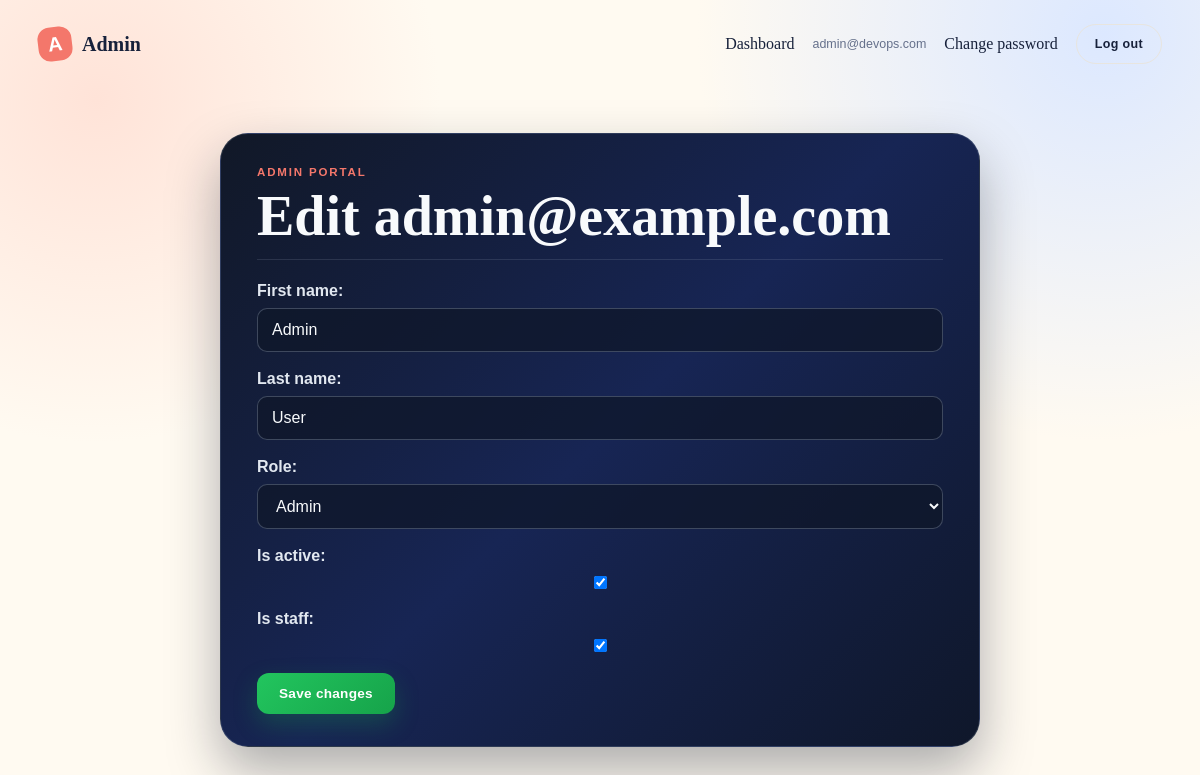
/manage/users/6/edit/ (signed in), run on the app's committed database.
### accounts/models.py (models this page shows, shortened)
class User(AbstractBaseUser, PermissionsMixin):
	class Role(models.TextChoices):
		STUDENT = 'student', 'Student'
		COMPANY = 'company', 'Company'
		OFFICER = 'officer', 'Placement Officer'
		ADMIN = 'admin', 'Admin'
	email = models.EmailField(unique=True)
	first_name = models.CharField(max_length=150)
	last_name = models.CharField(max_length=150, blank=True)
	role = models.CharField(max_length=20, choices=Role.choices, default=Role.STUDENT)
	is_active = models.BooleanField(default=True)
	is_staff = models.BooleanField(default=False)
	date_joined = models.DateTimeField(auto_now_add=True)
	objects = UserManager()
	USERNAME_FIELD = 'email'
	REQUIRED_FIELDS = []

### accounts/views.py (the view)
# urls.py: path('manage/users/<int:user_id>/edit/', views.edit_user_view, name='edit_user'),
@permission_required('users.edit')
def edit_user_view(request, user_id):
	user = get_object_or_404(User, pk=user_id)
	form = UserManagementForm(request.POST or None, instance=user)
	if request.method == 'POST' and form.is_valid():
		form.save()
		messages.success(request, 'User updated successfully.')
		return redirect('admin_users')
	return render(request, 'accounts/edit_user.html', {'form': form, 'managed_user': user})

### accounts/forms.py
class UserManagementForm(forms.ModelForm):
    class Meta:
        model = User
        fields = ('first_name', 'last_name', 'role', 'is_active', 'is_staff')

### accounts/permissions.py (called while the page is built)
def user_has_permission(user, permission):
	if not user.is_authenticated or not user.is_active:
		return False
	return permission in ROLE_PERMISSIONS.get(user.role, ())

def permission_required(permission):
	def decorator(view_func):
		@wraps(view_func)
		def wrapped(request, *args, **kwargs):
			if not request.user.is_authenticated:
				return redirect_to_login(request.get_full_path())
			if not user_has_permission(request.user, permission):
				return HttpResponseForbidden('You do not have permission to access this page.')
			return view_func(request, *args, **kwargs)
		return wrapped
	return decorator

### templates/accounts/edit_user.html (shortened to what this page needs)
{% extends 'base.html' %}
{% block content %}
<section class="admin-edit-page">
    <div class="admin-edit-header">
        <p class="eyebrow">ADMIN PORTAL</p>
        <h1>Edit {{ managed_user.email }}</h1>
    </div>
    <form method="post" class="admin-edit-form">
        {{ form.as_p }}
        <button class="button button-success" type="submit">Save changes</button>
    </form>
</section>
{% endblock %}

### templates/base.html (shortened to what this page needs)
<!doctype html>
<html lang="en">
<head>
    {% load static %}
    <link rel="stylesheet" href="{% static 'css/style.css' %}">
</head>
<body>
    <nav class="navbar">
        <a class="brand" href="{% url 'dashboard' %}"><span class="brand-mark">A</span> Admin</a>
        <div class="nav-links">
            {% if user.is_authenticated %}<a href="{% url 'dashboard' %}">Dashboard</a>{% endif %}
        {% if user.is_authenticated %}
            <span class="user-chip">{{ user.email }}</span>
            <a href="{% url 'password_change' %}">Change password</a>
            <form method="post" action="{% url 'logout' %}" class="inline-form">{% csrf_token %}<button class="button button-ghost" type="submit">Log out</button></form>
        {% else %}
            <a class="button button-ghost" href="{% url 'login' %}">Log in</a>
            <a class="button button-primary" href="{% url 'register' %}">Register</a>
        {% endif %}
        </div>
    </nav>
    <main class="page-shell">{% block content %}{% endblock %}</main>
</body>
</html>

### static/css/style.css (style rules this page uses)
:root { --ink: #17213b; --muted: #65708b; --cream: #fffaf1; --paper: #ffffff; --coral: #f4776b; --blue: #5b8def; --yellow: #f7c84b; --mint: #75cdb0; --line: #e8e5df; }
* { box-sizing: border-box; }
body { margin: 0; color: var(--ink); background: radial-gradient(circle at 8% 12%, #ffe3d8 0, transparent 26%), radial-gradient(circle at 92% 4%, #dce8ff 0, transparent 30%), var(--cream); font-family: Georgia, 'Times New Roman', serif; min-height: 100vh; }
a { color: inherit; text-decoration: none; }
.navbar { align-items: center; display: flex; justify-content: space-between; margin: 0 auto; max-width: 1180px; padding: 24px 28px; }
.brand { align-items: center; display: flex; font-size: 1.25rem; font-weight: 700; gap: 10px; }
.brand-mark { align-items: center; background: var(--coral); border-radius: 12px; color: white; display: inline-flex; font-family: Arial, sans-serif; height: 34px; justify-content: center; transform: rotate(-7deg); width: 34px; }
.nav-links { align-items: center; display: flex; gap: 18px; }
.user-chip { color: var(--muted); font-family: Arial, sans-serif; font-size: .78rem; }
.page-shell { margin: 0 auto; max-width: 1124px; padding: 45px 28px 80px; }
.button { border: 0; border-radius: 999px; cursor: pointer; display: inline-block; font-family: Arial, sans-serif; font-size: .78rem; font-weight: 700; letter-spacing: .03em; padding: 12px 18px; }
.button-ghost { background: transparent; border: 1px solid var(--line); color: var(--ink); }
.inline-form { display: inline; }
.eyebrow { color: var(--coral); font-family: Arial, sans-serif; font-size: .72rem; font-weight: 800; letter-spacing: .16em; margin: 0 0 12px; }
h1 { font-size: clamp(2.4rem, 6vw, 5.5rem); line-height: .95; margin: 0; max-width: 680px; }
.admin-edit-page { background: linear-gradient(135deg, #111827 0%, #172554 50%, #0f172a 100%); border: 1px solid rgba(148, 163, 184, 0.22); border-radius: 28px; box-shadow: 0 24px 52px rgba(15, 23, 42, 0.34); max-width: 760px; margin: 0 auto; padding: 32px 36px; }
.admin-edit-header { margin-bottom: 22px; padding-bottom: 16px; border-bottom: 1px solid rgba(148, 163, 184, 0.18); }
.admin-edit-header h1 { color: #f8fafc; font-size: clamp(2rem, 5vw, 3.5rem); margin: 0; }
.admin-edit-form { color: #e2e8f0; font-family: Arial, sans-serif; }
.admin-edit-form p { display: flex; flex-direction: column; gap: 8px; margin: 18px 0; }
.admin-edit-form label { font-weight: 700; color: #e2e8f0; }
.admin-edit-form input, .admin-edit-form select { border: 1px solid rgba(148, 163, 184, 0.35); background: rgba(15, 23, 42, 0.75); color: #f8fafc; border-radius: 10px; padding: 12px 14px; font: inherit; }
.button-success { background: linear-gradient(135deg, #22c55e 0%, #16a34a 100%); border: none; border-radius: 12px; color: white; cursor: pointer; display: inline-block; font-family: Arial, sans-serif; font-size: 0.85rem; font-weight: 800; letter-spacing: 0.02em; padding: 13px 22px; transition: transform 0.2s ease, box-shadow 0.2s ease; box-shadow: 0 10px 24px rgba(22, 163, 74, 0.28); }

### data on the page
User: email "admin@devops.com"
User: email "admin@example.com", first_name "Admin", last_name "User", role "Admin", is_active "☑", is_staff "☑"
